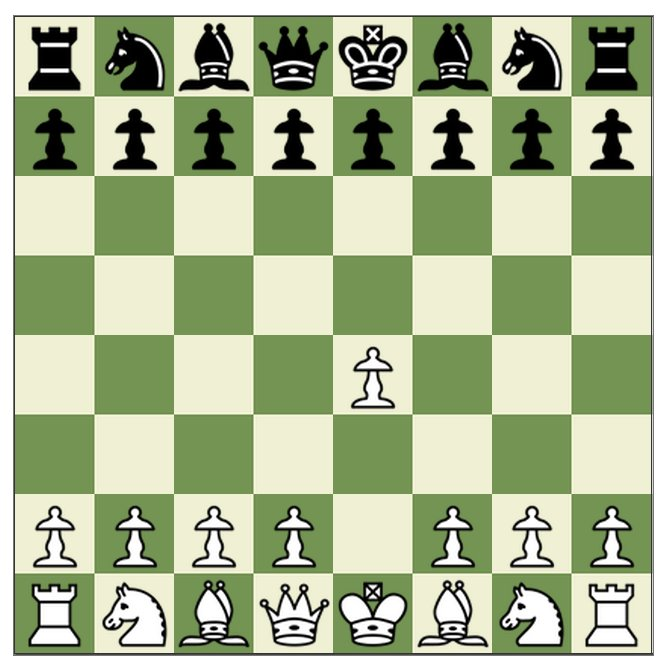
#> input picture w5 p1 read photo/hh.png, 667 x 667 px
$ python homework.py
#> lines starting #> are read from the running program, lines starting #| are printed output that depends on the picture
import numpy as np
import cv2

img = cv2.imread("hh.png")
#> img is the input picture: shape (667, 667, 3); mean B, G, R 146.7, 182.4, 170

img_size = img.shape[0]
#> img_size = 667
border_size = 15
cell_size = int((img_size-2*border_size)/8)
#> cell_size = 79
cutted_img_size = cell_size + border_size
#> cutted_img_size = 94
cutted = img[border_size:cutted_img_size, border_size:cutted_img_size]
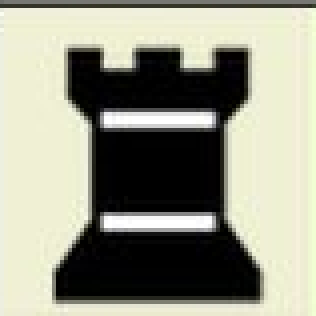
#> cutted: shape (79, 79, 3) (shown 4 times larger); mean B, G, R 135.3, 151.3, 150.9

attached = np.copy(img)
attached[border_size+2*cell_size:border_size+3*cell_size, border_size:cutted_img_size] = cutted
attached[border_size+3*cell_size:border_size+4*cell_size, border_size:cutted_img_size] = cutted
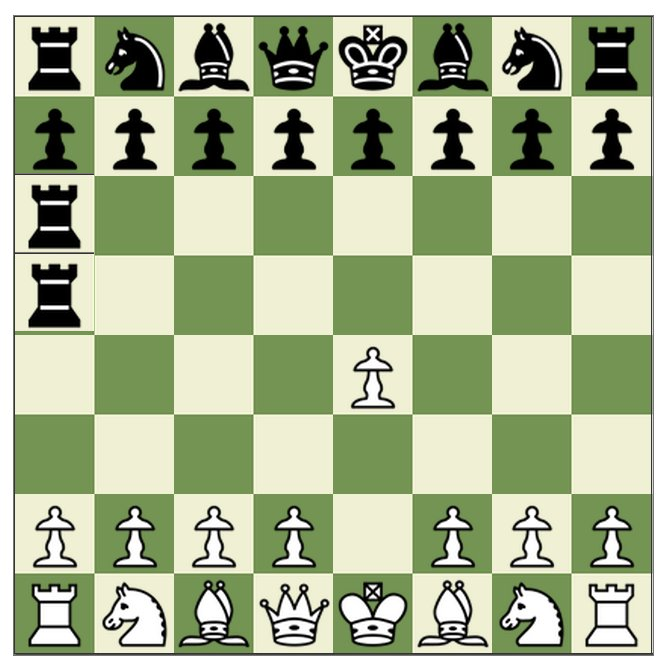
#> attached: shape (667, 667, 3); mean B, G, R 146.3, 181.2, 169.2

cv2.imshow("original", img)
cv2.imshow("cutted", cutted)
cv2.imshow("attached", attached)

cv2.imwrite("original.png", img)
cv2.imwrite("attached.png", attached)

cv2.waitKey(0)
cv2.destroyAllWindows()
